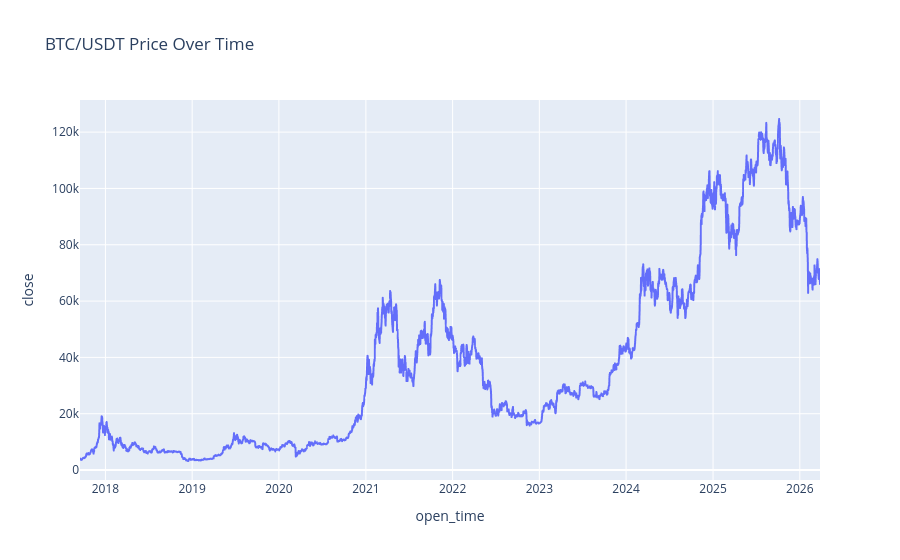

Here is the notebook cell this chart was saved with:
### Markdown cell above
**Bitcoin Price Over Time**

### Code cell
figure=px.line(df, x="open_time", y="close", title="BTC/USDT Price Over Time")
figure.show()

### Figure 1 — Plotly figure (JSON) as saved in the notebook; plotly's stock layout.template omitted (floating-point values rounded to 4 significant figures; data arrays with more than 128 entries replaced by an {"elided": "..."} marker saying what was removed)
{"data": [{"hovertemplate": "open_time=%{x}<br>close=%{y}<extra></extra>", "legendgroup": "", "line": {"color": "#636efa", "dash": "solid"}, "marker": {"symbol": "circle"}, "mode": "lines", "name": "", "showlegend": false, "type": "scattergl", "x": {"elided": "3115 str values"}, "xaxis": "x", "y": {"elided": "3115 float values"}, "yaxis": "y"}], "layout": {"legend": {"tracegroupgap": 0}, "title": {"text": "BTC/USDT Price Over Time"}, "xaxis": {"anchor": "y", "domain": [0, 1], "title": {"text": "open_time"}}, "yaxis": {"anchor": "x", "domain": [0, 1], "title": {"text": "close"}}}}
